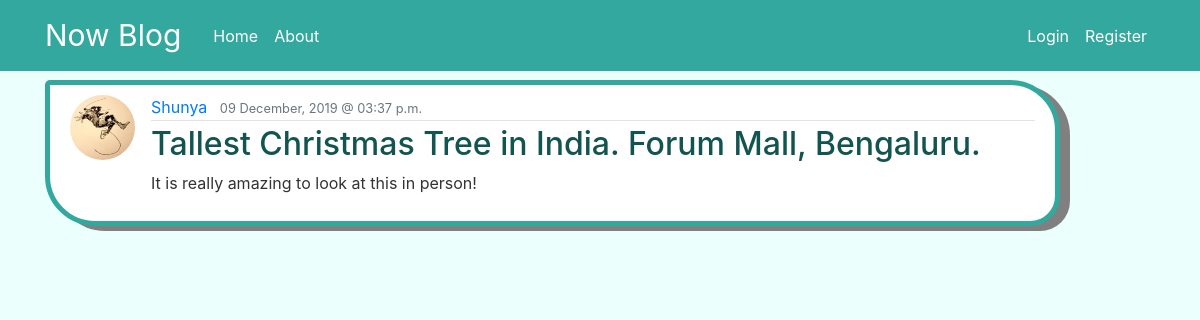
The app's page /post/4/ with its own data.
### main_website/models.py (models this page shows, shortened)
class Post(models.Model):
	title=models.CharField(max_length=100)
	content=models.TextField()
	date_posted=models.DateTimeField(default=timezone.now)
	author=models.ForeignKey(User, on_delete=models.CASCADE)
	con_image=models.ImageField(default='panda.jpg',upload_to='content_images')

### users/models.py (models this page shows, shortened)
class Profile(models.Model):
	user=models.OneToOneField(User, on_delete=models.CASCADE)
	pro_image=models.ImageField(default='default.jpg',upload_to='profile_pics')

### main_website/views.py (the view)
# urls.py: path('post/<int:pk>/', PostDetailView.as_view() , name='post-detail'),
class PostDetailView(DetailView):
	model=Post

### main_website/templates/main_website/post_detail.html (shortened to what this page needs)
{%extends "main_website/base.html"%}
{%block content%}
 <article class="media content-section">
  <img class="rounded-circle article-img" src="{{post.author.profile.pro_image.url}}">
  <div class="media-body">
    <div class="article-metadata">
      <a class="mr-2" href="{%url 'user_posts' post.author.username%}">{{ object.author }}</a>
      <small class="text-muted">{{ object.date_posted|date:"d F, Y @ h:i a" }}</small>
    </div>
    <h2 class ="article-title">{{ object.title }}</h2>
    <p class="article-content">{{ object.content }}</p>
  </div>
</article>
{%endblock content%}

### main_website/static/main_website/main.css (style rules this page uses)
body { background: #ebfffd; color: #333333; margin-top: 5rem; }
h1, h2, h3, h4, h5, h6 { color: #444444; }
.content-section { background: #ffffff; padding: 10px 20px; border: 5px solid #32a89e; border-radius: 5px 50px 30px 50px; margin-bottom: 20px; box-shadow: 10px 5px grey; }
.article-title { color: #12544f; }
.article-content { white-space: pre-line; }
.article-img { height: 65px; width: 65px; margin-right: 16px; }
.article-metadata { padding-bottom: 1px; margin-bottom: 4px; border-bottom: 1px solid #e3e3e3 }

### records on screen
Post: author.profile.pro_image (picture), author "Shunya", date_posted "09 December, 2019 @ 03:37 p.m.", title "Tallest Christmas Tree in India. Forum Mall, Bengaluru.", content "It is really amazing to look at this in person!"
